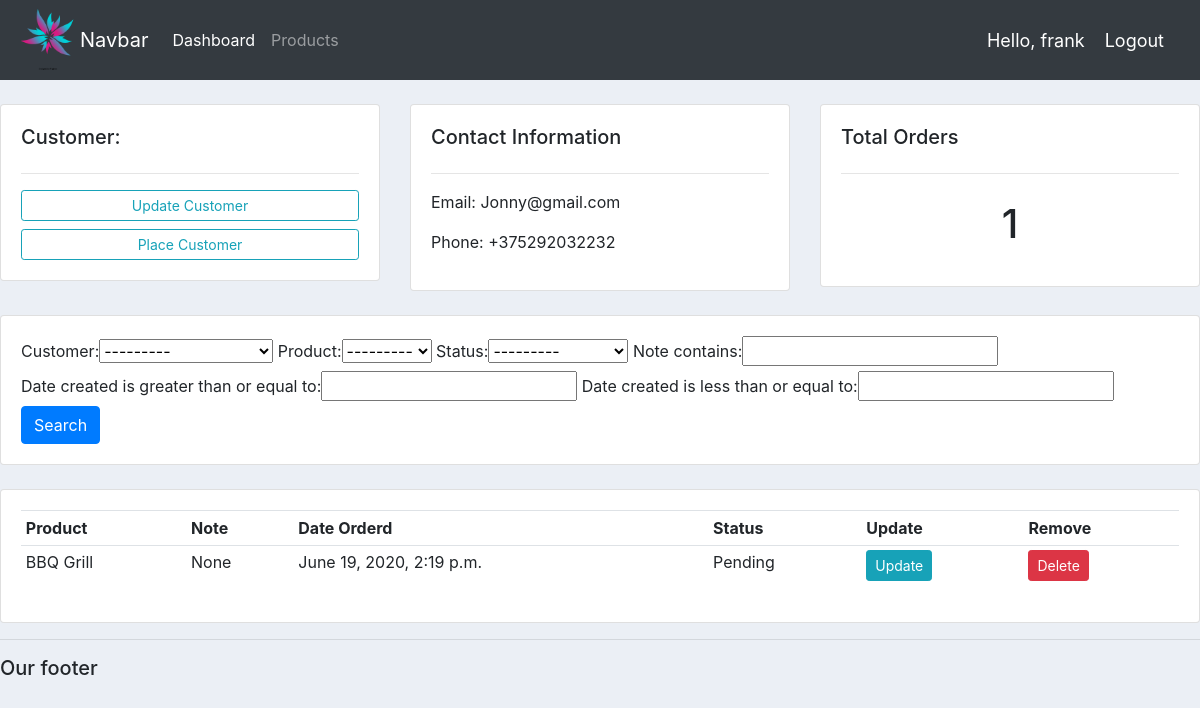
Screenshot of /customers/1/ (signed in) with the database file from the repository.
### accounts/models.py (models this page shows, shortened)
class Customer(models.Model):
    user = models.OneToOneField(User, blank=True, null=True, on_delete=models.CASCADE)
    name = models.CharField(max_length=200, null=True)
    phone = models.CharField(max_length=200, null=True)
    email = models.CharField(max_length=200, null=True)
    date_created = models.DateTimeField(auto_now_add=True)
    profile_pic = models.ImageField(default="logo.png",null=True, blank=True)

class Order(models.Model):
    STATUS = (
    ('Pending', 'Pending'),
    ('Out for delivery', 'Out for delivery'),
    ('Delivered', 'Delivered'),)
    customer = models.ForeignKey(Customer, null=True, on_delete=models.SET_NULL)
    product = models.ForeignKey(Product, null=True, on_delete=models.SET_NULL)
    date_created = models.DateTimeField(auto_now_add=True)
    status = models.CharField(max_length=200, null=True, choices=STATUS)
    note = models.CharField(max_length=1000, null=True)

class Product(models.Model):
    CATEGORY = (
        ('Indoor', 'Indoor'),
        ('Out Door', 'Out Door'),
    )
    name =  models.CharField(max_length=200, null=True)
    price = models.FloatField(null=True)
    category = models.CharField(max_length=200, null=True, choices=CATEGORY)
    description = models.CharField(max_length=200, null=True, blank=True)
    date_created = models.DateTimeField(auto_now_add=True)
    tags = models.ManyToManyField(Tag)
    def __str__(self):
        return self.name

### accounts/decorators.py (the view)
        def wrapper_func(request, *args, **kwargs):
            group = None
            if request.user.groups.exists():
                group = request.user.groups.all()[0].name
            if group in allowed_roles:
                return view_func(request, *args, **kwargs)
            else:
                return HttpResponse('You are not authorized to view page')

### accounts/views.py (called while the page is built)
@login_required(login_url='login')
@allowed_users(allowed_roles=['admin'])
def customer(request, pk):
    customer = Customer.objects.get(id=pk)
    orders = customer.order_set.all()
    myFilter = OrderFilter(request.GET, queryset=orders)
    orders = myFilter.qs
    order_count = orders.count()
    context = {'customer': customer, 'orders':orders, 'order_count': order_count, 'myFilter':myFilter}
    return render(request, 'accounts/customers.html', context)

### accounts/templates/accounts/customers.html
{%  extends 'accounts/main.html' %}
{% block content %}
	<br>
<div class="row">
	<div class="col-md">
		<div class="card card-body">
			<h5>Customer:</h5>
			<hr>
			<a class="btn btn-outline-info  btn-sm btn-block" href="">Update Customer</a>
			<a class="btn btn-outline-info  btn-sm btn-block" href="{% url 'create_order' customer.id %}">Place Customer</a>
		</div>
	</div>
	<div class="col-md">
		<div class="card card-body">
			<h5>Contact Information</h5>
			<hr>
			<p>Email: {{customer.email}} </p>
			<p>Phone: {{customer.phone}}</p>
		</div>
	</div>
	<div class="col-md">
		<div class="card card-body">
			<h5>Total Orders</h5>
			<hr>
			<h1 style="text-align: center;padding: 10px">{{order_count}}</h1>
		</div>
	</div>
</div>
<br>
<div class="row">
	<div class="col">
		<div class="card card-body">
			<form method="get">
				{{myFilter.form}}
		    <button class="btn btn-primary" type="submit">Search</button>
		  </form>
		</div>
	</div>
</div>
<br>
<div class="row">
	<div class="col-md">
		<div class="card card-body">
			<table class="table table-sm">
				<tr>
					<th>Product</th>
					<th>Note</th>
					<th>Date Orderd</th>
					<th>Status</th>
					<th>Update</th>
					<th>Remove</th>
				</tr>
				{% for order in orders %}
				<tr>
					<td>{{order.product}}</td>
					<td>{{order.note}}</td>
					<td>{{order.date_created}}</td>
					<td>{{order.status}}</td>
					<td><a href="{% url 'update_order' order.id%}" class="btn btn-sm btn-info">Update</a></td>
					<td><a href="{% url 'delete_order' order.id%}" class="btn btn-sm btn-danger">Delete</a></td>
				</tr>
				{% endfor %}
			</table>
		</div>
	</div>
</div>
{% endblock %}

### accounts/templates/accounts/navbar.html (shortened to what this page needs)
{% load static %}
<nav class="navbar navbar-expand-lg navbar-dark bg-dark">
    <img src="{% static 'images/logo.png' %}" width="64" height="64" alt="">
    <a class="navbar-brand" href="/">Navbar</a>
    <div class="collapse navbar-collapse" id="navbarNav">
      <ul class="navbar-nav">
        {% if request.user.is_staff %}
        <li class="nav-item active">
          <a class="nav-link" href="{% url 'home' %}">Dashboard</a>
        </li>
        <li class="nav-item">
          <a class="nav-link" href="{% url 'products' %}">Products</a>
        </li>
        {% else %}
        <li class="nav-item">
          <a class="nav-link" href="{% url 'accounts' %}">Settings</a>
        </li>
        {% endif %}
      </ul>
    </div>
    <span class="hello-msg">Hello, {{request.user}}</span>
    <span><a class="hello-msg" href="{% url 'logout' %}">Logout</a></span>
</nav>

### static/css/main.css (style rules this page uses)
body { background-color: #ebeff5; }

### accounts/templates/accounts/navbar.html (style rules this page uses)
.hello-msg { font-size: 18px; color: #fff; margin-right: 20px; }

### rows the page displays
Customer: email "Jonny@gmail.com", phone "+375292032232"
Order: product "BBQ Grill", note "None", date_created "June 19, 2020, 2:19 p.m.", status "Pending"

### other values shown
{{ request.user }} "frank"
{{ order_count }} "1"
